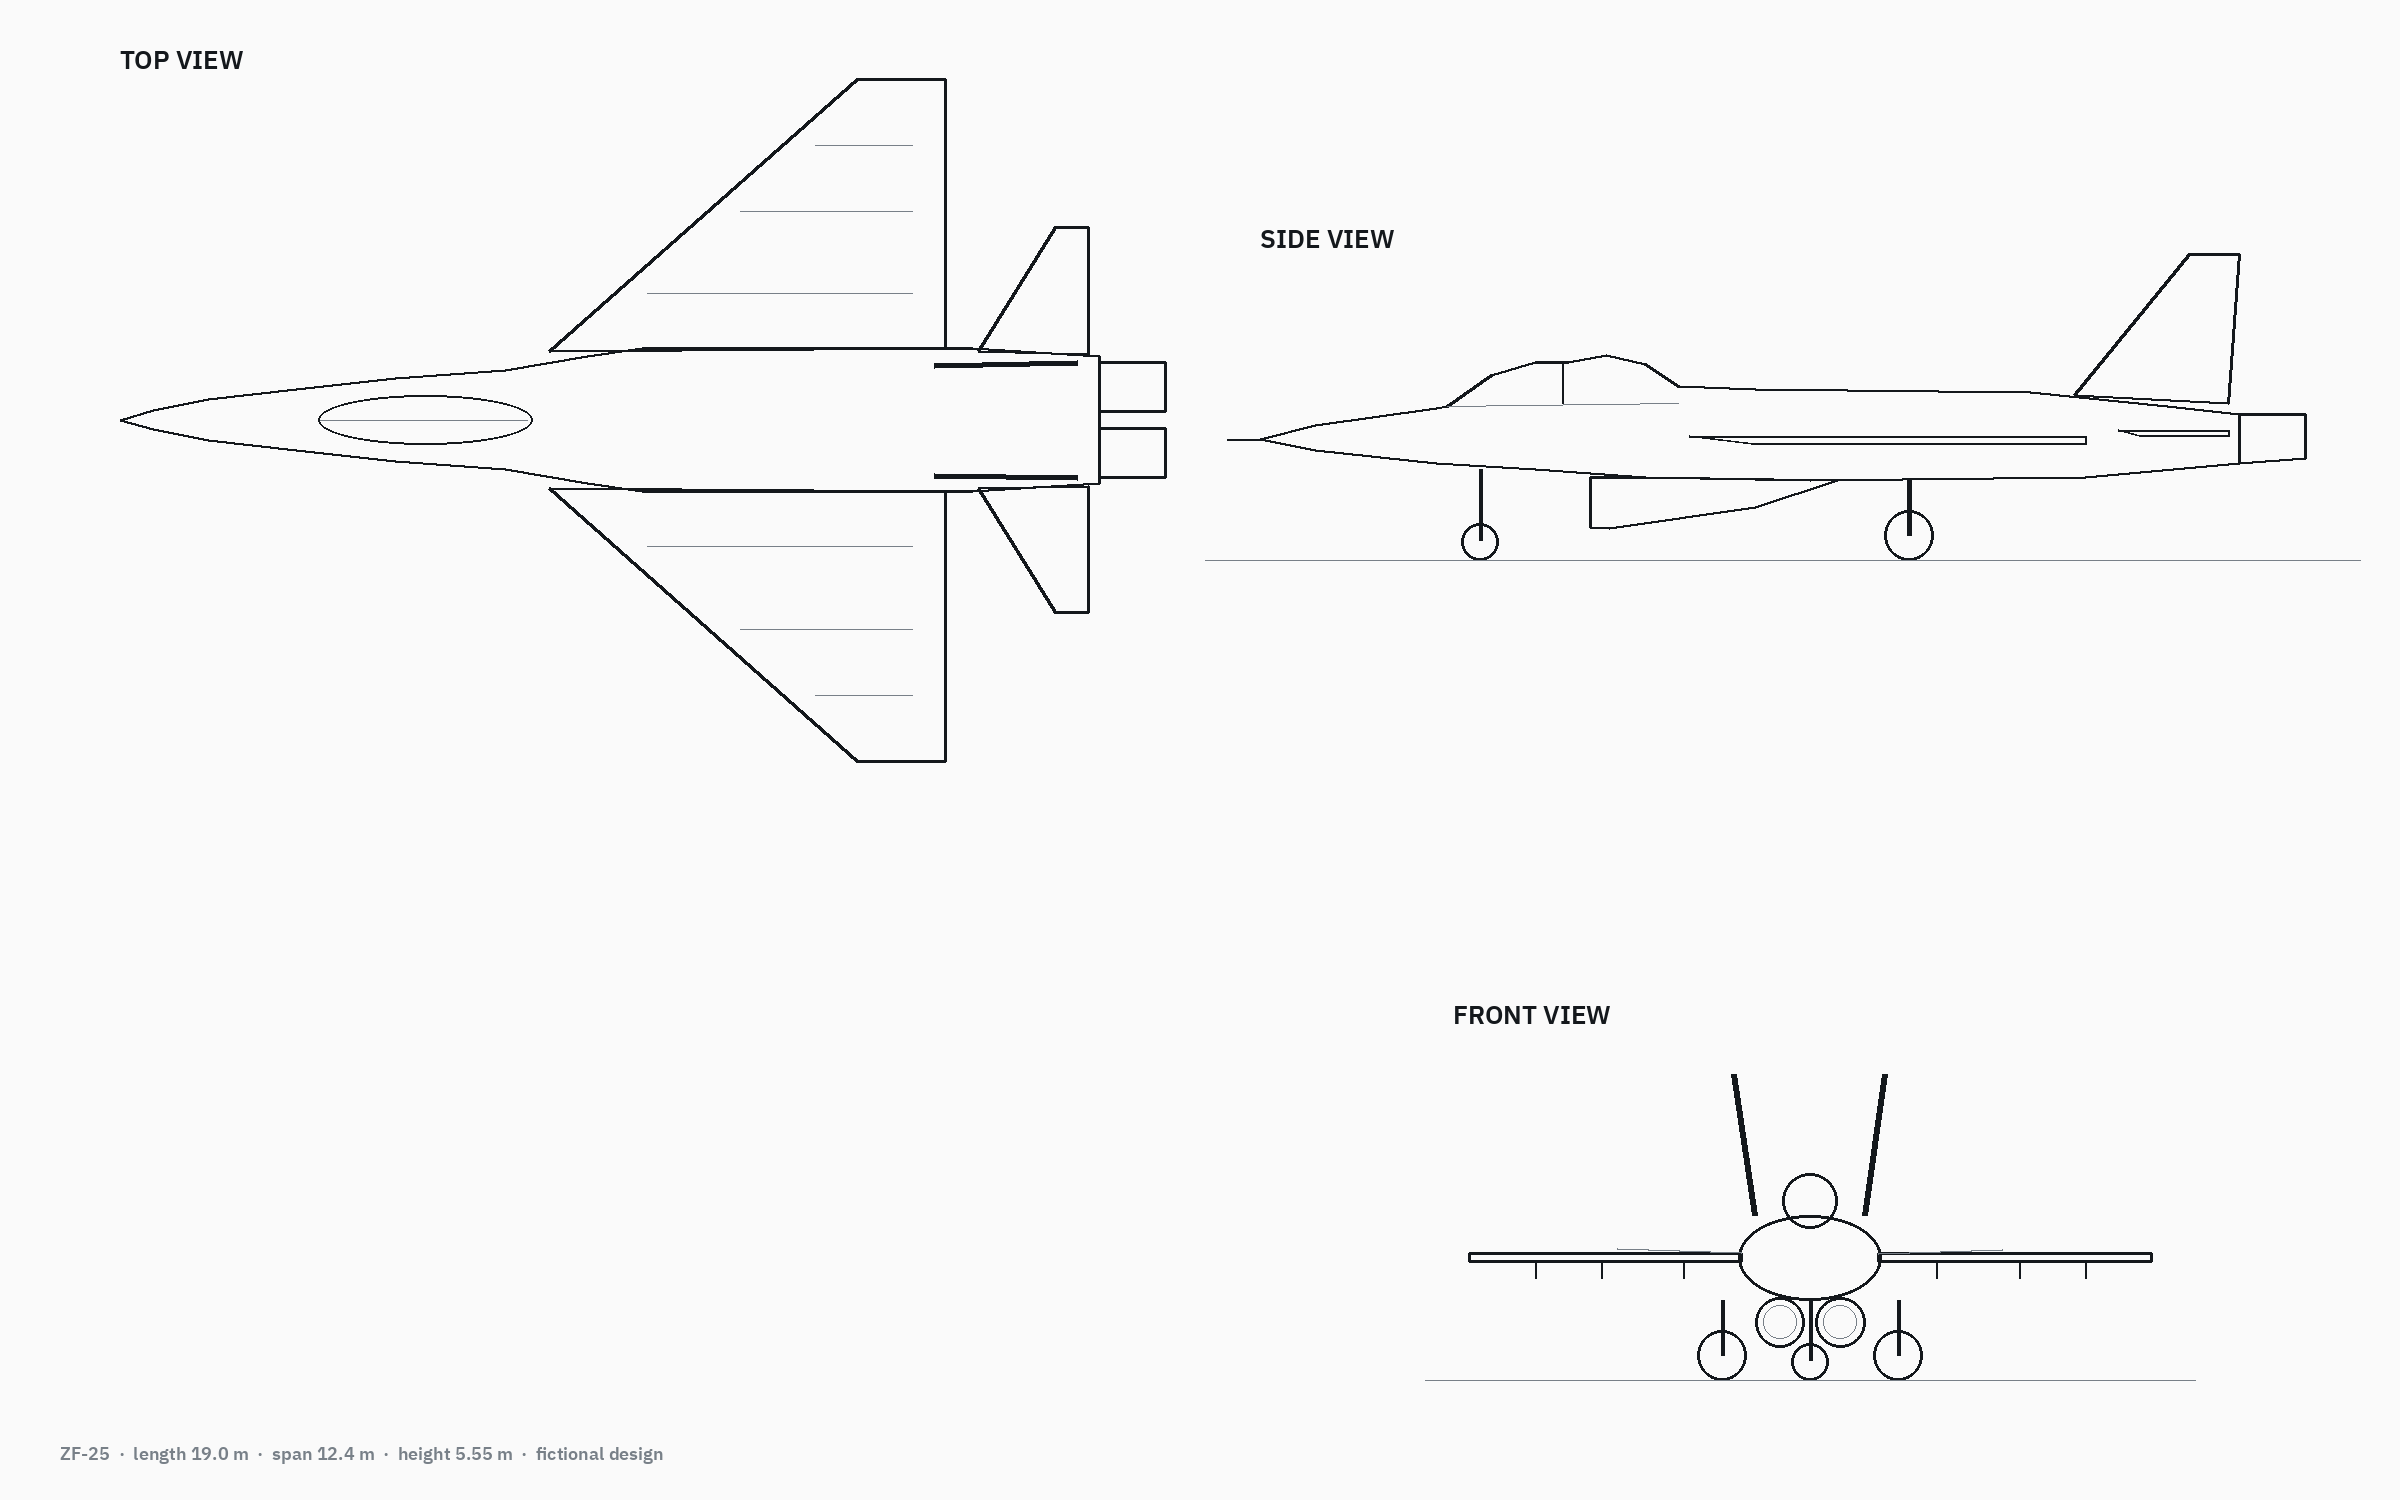

This figure's Python source:
# ZF-25 three-view line drawing from the spec (metres; x from the nose tip aft, y to the right, z up from the ground)
import math
from PIL import Image, ImageDraw, ImageFont
K=55; W,H=2400,1500
im=Image.new('RGB',(W,H),(250,250,250)); d=ImageDraw.Draw(im)
F='/home/user/saqr-alwadi/tests/out/trailer-target/fonts/package/files/ibm-plex-sans-arabic-latin-600-normal.woff2'
f=ImageFont.truetype(F,26); fs=ImageFont.truetype(F,18)
INK=(20,24,28); LT=(120,128,136)
def P(o,pts,sx=1,sy=-1): return [(o[0]+x*K*sx,o[1]+y*K*sy) for x,y in pts]
def poly(o,pts,w=3,col=INK,fill=None,sy=-1): q=P(o,pts,sy=sy); d.polygon(q,outline=col,fill=fill); d.line(q+[q[0]],fill=col,width=w)
def line(o,pts,w=2,col=INK,sy=-1): d.line(P(o,pts,sy=sy),fill=col,width=w)
def circ(o,c,r,w=3,col=INK,sy=-1):
    x,y=o[0]+c[0]*K,o[1]+c[1]*K*sy; d.ellipse([x-r*K,y-r*K,x+r*K,y+r*K],outline=col,width=w)
def lerp(a,b,t): return a+(b-a)*t
# ---- top view (planform): origin at the nose tip, y down the page = right wing
ot=(120,420)
half=[(0,0),(0.6,0.18),(1.6,0.38),(3.2,0.55),(5.0,0.75),(7.0,0.9),(8.5,1.15),(9.5,1.3),(15.5,1.3),(17.8,1.15)]
fus=half+[(p[0],-p[1]) for p in reversed(half)]
poly(ot,fus,sy=1)
for s in (1,-1):
    poly(ot,[(7.8,1.25*s),(13.4,6.2*s),(15.0,6.2*s),(15.0,1.3*s)],sy=1)
    poly(ot,[(15.6,1.25*s),(17.0,3.5*s),(17.6,3.5*s),(17.6,1.2*s)],sy=1)
    poly(ot,[(17.8,0.15*s),(19.0,0.15*s),(19.0,1.05*s),(17.8,1.05*s)],sy=1)
    line(ot,[(14.8,1.0*s),(17.4,1.05*s)],w=6,sy=1)          # the fin seen from above
    for yy in (2.3,3.8,5.0): line(ot,[(lerp(7.8,13.4,(yy-1.25)/4.95)+0.6,yy*s),(14.4,yy*s)],w=1,col=LT,sy=1)   # pylons
    line(ot,[(3.6,0),(7.4,0)],w=1,col=LT,sy=1)
d.ellipse([ot[0]+3.6*K,ot[1]-0.45*K,ot[0]+7.5*K,ot[1]+0.45*K],outline=INK,width=2)   # canopy
d.text((ot[0],ot[1]-6.9*K),'TOP VIEW',font=f,fill=INK)
# ---- side view: origin at the nose tip's station, z up; ground at z=0
os_=(1260,560)
top=[(0,2.2),(1.0,2.45),(3.2,2.75),(3.4,2.8)]
canopy=[(3.4,2.8),(4.2,3.35),(5.0,3.6),(5.6,3.6),(6.3,3.72),(7.0,3.55),(7.6,3.15)]
hump=[(7.6,3.15),(9,3.1),(14,3.05),(16.5,2.8),(17.8,2.65)]
belly=[(17.8,1.75),(15,1.5),(10,1.45),(7.0,1.5),(5.0,1.65),(3.2,1.75),(1.0,2.0),(0,2.2)]
poly(os_,top+canopy+hump+belly)
line(os_,[(5.5,3.6),(5.5,2.85)],w=2)                       # the canopy frame between the seats
line(os_,[(3.4,2.8),(7.6,2.85)],w=1,col=LT)
# the intakes under the belly: lip at 6.0 m, round, 0.9 m across, ducts faired back to 10.5 m
poly(os_,[(6.0,1.5),(6.0,0.6),(6.35,0.58),(9.0,0.95),(10.5,1.45),(7,1.5)])
# wing (root chord on the side, mid fuselage), tailplane, fin, nozzle
poly(os_,[(7.8,2.25),(15.0,2.25),(15.0,2.1),(9.0,2.1)],w=2)
poly(os_,[(15.6,2.35),(17.6,2.35),(17.6,2.25),(16.0,2.25)],w=2)
poly(os_,[(14.8,3.0),(16.9,5.55),(17.8,5.55),(17.6,2.85)],w=3)
poly(os_,[(17.8,1.75),(19.0,1.85),(19.0,2.65),(17.8,2.65)])
# gear: nose twin wheels under the cockpit at 4.0 m, mains at 11.8 m
line(os_,[(4.0,1.65),(4.0,0.35)],w=4); circ(os_,(4.0,0.33),0.33)
line(os_,[(11.8,1.45),(11.8,0.45)],w=5); circ(os_,(11.8,0.45),0.45)
line(os_,[(-0.6,2.2),(0,2.2)],w=2)                         # pitot
line(os_,[(-1,0),(20,0)],w=1,col=LT)
d.text((os_[0],os_[1]-6.2*K),'SIDE VIEW',font=f,fill=INK)
# ---- front view: origin at the centreline on the ground, y to the page's right
of=(1810,1380)
d.ellipse([of[0]-1.3*K,of[1]-3.0*K,of[0]+1.3*K,of[1]-1.45*K],outline=INK,width=3)    # fuselage, 2.6 x 1.55
d.ellipse([of[0]-0.5*K,of[1]-3.75*K,of[0]+0.5*K,of[1]-2.75*K],outline=INK,width=3)   # canopy
for s in (1,-1):
    circ(of,(0.55*s,1.05),0.45); circ(of,(0.55*s,1.05),0.3,w=1,col=LT)                  # the round belly intakes
    poly(of,[(1.25*s,2.3),(6.2*s,2.3),(6.2*s,2.15),(1.25*s,2.15)],w=3)                  # the wing, flat
    line(of,[(1.25*s,2.3),(3.5*s,2.38)],w=2,col=LT)                                    # tailplane behind
    line(of,[(1.0*s,3.0),((1.0+2.6*math.tan(math.radians(8)))*s,5.55)],w=6)            # fin, canted 8° out
    for yy in (2.3,3.8,5.0): line(of,[(yy*s,2.15),(yy*s,1.85)],w=2)                    # pylons
    line(of,[(1.6*s,1.45),(1.6*s,0.45)],w=4); circ(of,(1.6*s,0.45),0.45)
line(of,[(0,1.45),(0,0.35)],w=4); circ(of,(0,0.33),0.33)
line(of,[(-7,0),(7,0)],w=1,col=LT)
d.text((of[0]-6.5*K,of[1]-7.0*K),'FRONT VIEW',font=f,fill=INK)
# dimensions
d.text((60,H-60),'ZF-25  ·  length 19.0 m  ·  span 12.4 m  ·  height 5.55 m  ·  fictional design',font=fs,fill=LT)
im.save('zf25_blueprint.png')
print('ok')
